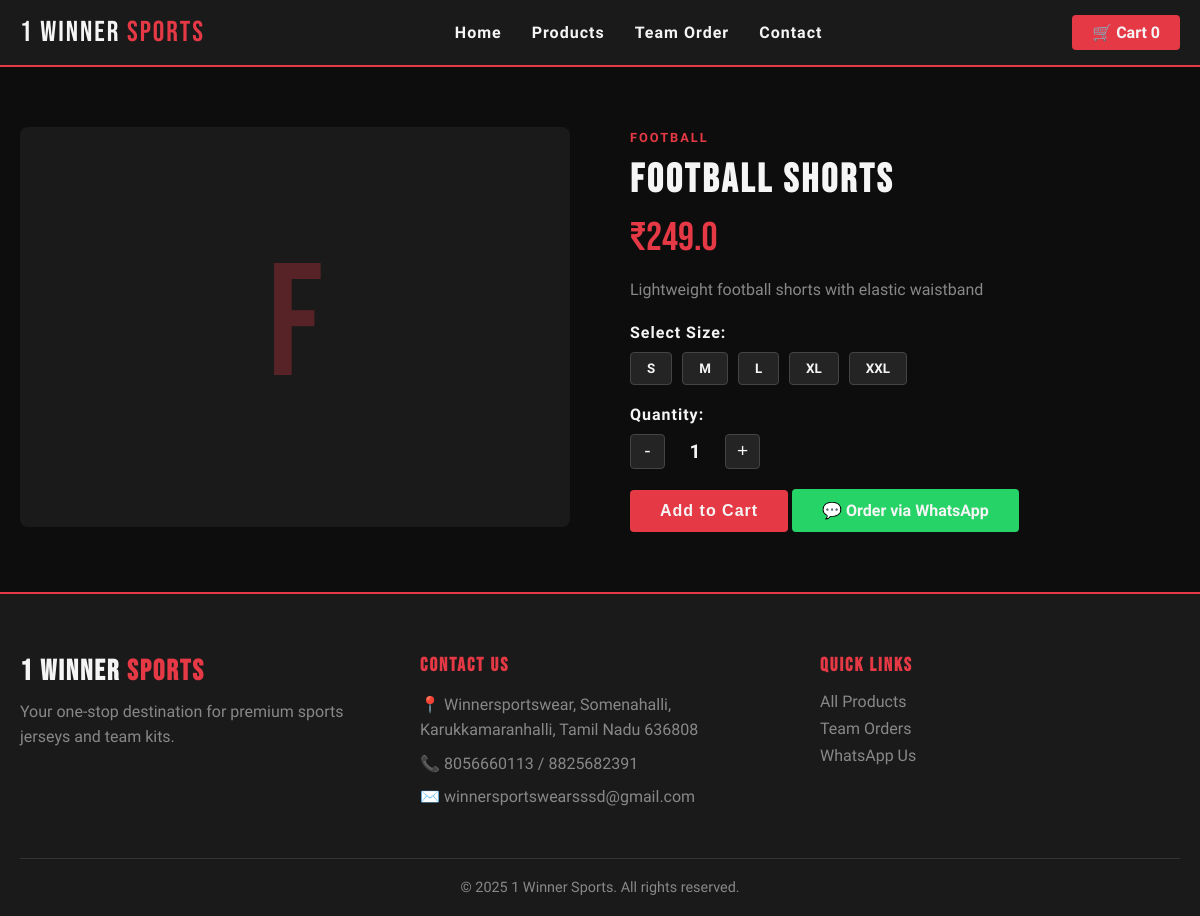
The app's page /product/2 with its own data.
### tables this page shows
CREATE TABLE products (
            id INTEGER PRIMARY KEY AUTOINCREMENT,
            name TEXT NOT NULL,
            category TEXT NOT NULL,
            price REAL NOT NULL,
            description TEXT,
            image TEXT
        );

### app.py (the view)
@app.route('/product/<int:product_id>')
def product_detail(product_id):
    db = get_db()
    product = db.execute('SELECT * FROM products WHERE id = ?', (product_id,)).fetchone()
    db.close()
    return render_template('product_detail.html', product=product)

### database.py (called while the page is built)
def get_db():
    conn = sqlite3.connect(DB_PATH)
    conn.row_factory = sqlite3.Row
    return conn

### templates/product_detail.html (shortened to what this page needs)
{% extends "base.html" %}
{% block content %}
<section class="product-detail">
    <div class="detail-container">
        <div class="detail-img">
            <div class="product-placeholder-lg">{{ product.category[0].upper() }}</div>
        </div>
        <div class="detail-info">
            <span class="product-category">{{ product.category.upper() }}</span>
            <h1>{{ product.name }}</h1>
            <p class="detail-price">₹{{ product.price }}</p>
            <p class="detail-desc">{{ product.description }}</p>
            <div class="size-selector">
                <label>Select Size:</label>
                <div class="sizes">
                    <button class="size-btn" onclick="selectSize(this)">S</button>
                    <button class="size-btn" onclick="selectSize(this)">M</button>
                    <button class="size-btn" onclick="selectSize(this)">L</button>
                    <button class="size-btn" onclick="selectSize(this)">XL</button>
                    <button class="size-btn" onclick="selectSize(this)">XXL</button>
                </div>
            </div>
            <div class="quantity-selector">
                <label>Quantity:</label>
                <div class="qty-control">
                    <button onclick="changeQty(-1)">-</button>
                    <span id="qty">1</span>
                    <button onclick="changeQty(1)">+</button>
                </div>
            </div>
            <button class="btn-primary" onclick="addToCart('{{ product.id }}', '{{ product.name }}', '{{ product.price }}')">Add to Cart</button>
            <a href="https://wa.me/918056660113?text=Hi, I want to order {{ product.name }}" class="btn-whatsapp" target="_blank">💬 Order via WhatsApp</a>
        </div>
    </div>
</section>
{% endblock %}

### static/css/style.css (style rules this page uses)
* { margin: 0; padding: 0; box-sizing: border-box; }
:root { --red: #e63946; --dark: #0d0d0d; --dark2: #1a1a1a; --dark3: #242424; --white: #f5f5f5; --gray: #888; }
body { background: var(--dark); color: var(--white); font-family: 'Rajdhani', sans-serif; }
.btn-primary { background: var(--red); color: var(--white); padding: 12px 30px; border-radius: 4px; text-decoration: none; font-weight: 700; font-size: 1rem; letter-spacing: 1px; transition: all 0.3s; display: inline-block; border: none; cursor: pointer; }
.btn-whatsapp { background: #25D366; color: var(--white); padding: 12px 30px; border-radius: 4px; text-decoration: none; font-weight: 700; font-size: 1rem; transition: all 0.3s; display: inline-block; }
.product-category { color: var(--red); font-size: 0.8rem; font-weight: 700; letter-spacing: 2px; }
.product-detail { max-width: 1200px; margin: 60px auto; padding: 0 20px; }
.detail-container { display: grid; grid-template-columns: 1fr 1fr; gap: 60px; align-items: start; }
.detail-img { background: var(--dark2); border-radius: 8px; height: 400px; display: flex; align-items: center; justify-content: center; }
.product-placeholder-lg { font-family: 'Bebas Neue', sans-serif; font-size: 10rem; color: var(--red); opacity: 0.3; }
.detail-info h1 { font-family: 'Bebas Neue', sans-serif; font-size: 2.5rem; letter-spacing: 3px; margin: 10px 0; }
.detail-price { font-family: 'Bebas Neue', sans-serif; font-size: 2.5rem; color: var(--red); margin: 10px 0; }
.detail-desc { color: var(--gray); margin: 15px 0; line-height: 1.6; }
.size-selector, .quantity-selector { margin: 20px 0; }
.size-selector label, .quantity-selector label { font-weight: 700; letter-spacing: 1px; display: block; margin-bottom: 10px; }
.sizes { display: flex; gap: 10px; }
.size-btn { padding: 8px 16px; background: var(--dark3); color: var(--white); border: 1px solid #444; border-radius: 4px; cursor: pointer; font-family: 'Rajdhani', sans-serif; font-weight: 700; transition: all 0.3s; }
.qty-control { display: flex; align-items: center; gap: 15px; }
.qty-control button { width: 35px; height: 35px; background: var(--dark3); color: var(--white); border: 1px solid #444; border-radius: 4px; cursor: pointer; font-size: 1.2rem; }
.qty-control span { font-size: 1.2rem; font-weight: 700; min-width: 30px; text-align: center; }

### records on screen
products: category "F", category "FOOTBALL", name "Football Shorts", price "249.0", description "Lightweight football shorts with elastic waistband"
